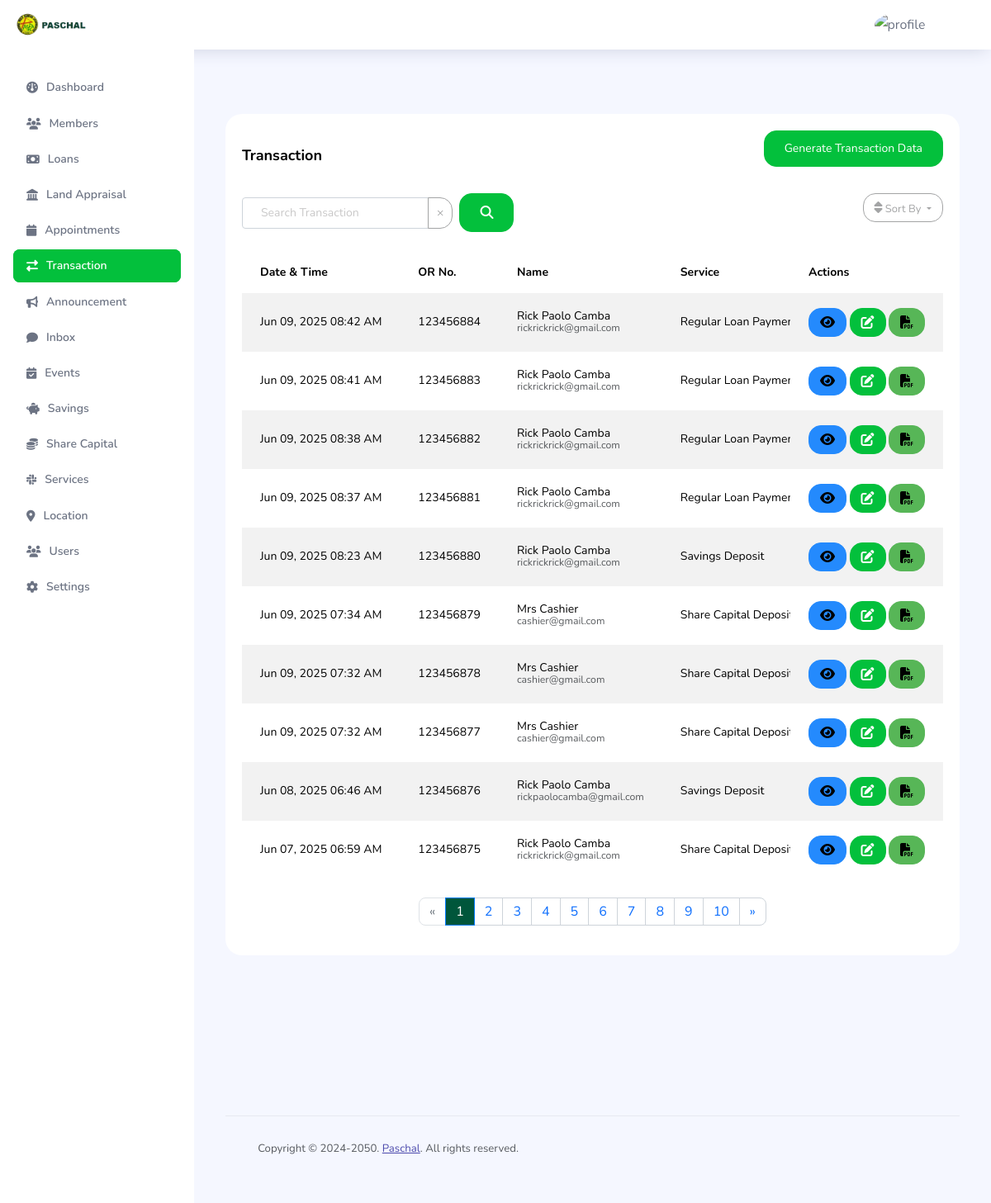
Page /admin/transaction.php?success=0 (signed in) on the committed database.
### tables this page shows
CREATE TABLE `transactions` (
  `transaction_id` int(11) NOT NULL,
  `SavingsID` int(11) DEFAULT NULL,
  `ShareCapitalID` int(11) DEFAULT NULL,
  `user_id` int(11) NOT NULL,
  `service_name` varchar(255) NOT NULL,
  `amount` decimal(10,2) NOT NULL DEFAULT 0.00,
  `control_number` varchar(20) NOT NULL,
  `signature` varchar(255) NOT NULL,
  `payment_status` enum('In Progress','Completed') NOT NULL DEFAULT 'In Progress',
  `created_at` timestamp NOT NULL DEFAULT current_timestamp(),
  `updated_at` timestamp NOT NULL DEFAULT current_timestamp() ON UPDATE current_timestamp()
);

CREATE TABLE `users` (
  `id` int(11) NOT NULL,
  `user_id` varchar(255) NOT NULL,
  `first_name` varchar(255) NOT NULL,
  `last_name` varchar(255) NOT NULL,
  `middle_name` varchar(255) DEFAULT NULL,
  `gender` enum('male','female','other') DEFAULT NULL,
  `birthday` date DEFAULT NULL,
  `age` int(3) DEFAULT NULL,
  `street` varchar(255) DEFAULT NULL,
  `barangay` varchar(255) DEFAULT NULL,
  `municipality` varchar(255) DEFAULT NULL,
  `province` varchar(255) DEFAULT NULL,
  `tin_number` varchar(50) DEFAULT NULL,
  `tin_id_image` varchar(255) DEFAULT NULL,
  `certificate_no` varchar(50) DEFAULT NULL,
  `username` varchar(255) NOT NULL,
  `email` varchar(255) NOT NULL,
  `mobile` varchar(20) DEFAULT NULL,
  `password` varchar(255) NOT NULL,
  `user_type` enum('Admin','Member','Loan Officer','Membership Officer','Liaison Officer','Cashier') NOT NULL,
  `membership_type` varchar(50) DEFAULT NULL,
  `savings` decimal(10,2) DEFAULT 0.00,
  `share_capital` decimal(10,2) DEFAULT 0.00,
  `membership_status` enum('Pending','Active') DEFAULT 'Pending',
  `uploadID` varchar(255) DEFAULT NULL,
  `description` text DEFAULT NULL,
  `status` tinyint(4) DEFAULT 0,
  `created_at` timestamp NOT NULL DEFAULT current_timestamp(),
  `is_logged_in` tinyint(1) DEFAULT 0,
  `is_logged_in_time` datetime DEFAULT NULL,
  `remember_token` varchar(255) DEFAULT NULL,
  `reset_token` varchar(255) DEFAULT NULL,
  `reset_token_expiry` datetime DEFAULT NULL,
  `terms_accepted` enum('agree','disagree') NOT NULL DEFAULT 'disagree',
  `updated_at` timestamp NULL DEFAULT current_timestamp() ON UPDATE current_timestamp(),
  `last_activity` timestamp NOT NULL DEFAULT current_timestamp(),
  `account_opening_date` timestamp NULL DEFAULT current_timestamp()
);

CREATE TABLE `services` (
  `id` int(11) NOT NULL,
  `name` varchar(255) NOT NULL,
  `type` varchar(100) NOT NULL,
  `created_at` timestamp NOT NULL DEFAULT current_timestamp()
);

### admin/transaction.php (the view, shortened to what the rows shown need)
<?php
include '../connection/config.php';
$id = $_SESSION['user_id'];
$sql = "SELECT username, first_name, last_name, mobile, email, street, barangay, municipality, province, uploadID, is_logged_in FROM users WHERE user_id = '$id'";
$result = $conn->query($sql);
?>
<!DOCTYPE html>
<html lang="en">
<head>
    <link rel="stylesheet" href="../dist/assets/vendors/feather/feather.css">
    <link rel="stylesheet" href="../dist/assets/vendors/ti-icons/css/themify-icons.css">
    <link rel="stylesheet" href="../dist/assets/vendors/css/vendor.bundle.base.css">
    <link rel="stylesheet" href="../dist/assets/vendors/font-awesome/css/font-awesome.min.css">
    <link rel="stylesheet" href="../dist/assets/vendors/mdi/css/materialdesignicons.min.css">
    <link rel="stylesheet" href="https://cdnjs.cloudflare.com/ajax/libs/font-awesome/6.6.0/css/all.min.css"
 />
    <link rel="stylesheet" href="https://cdn.datatables.net/1.10.21/css/jquery.dataTables.min.css">
    <link rel="stylesheet" href="../dist/assets/vendors/ti-icons/css/themify-icons.css">
    <link rel="stylesheet" type="text/css" href="../dist/assets/js/select.dataTables.min.css">
    <link href="https://stackpath.bootstrapcdn.com/bootstrap/4.5.2/css/bootstrap.min.css" rel="stylesheet">
    <link rel="stylesheet" href="../dist/assets/css/style.css">
</head>
<body>
    <div class="container-fluid page-body-wrapper">
        <div class="main-panel">
            <div class="content-wrapper">
                <?php
                include '../connection/config.php';
                $search = isset($_GET['search']) ? htmlspecialchars(trim($_GET['search'])) : '';
                $page = isset($_GET['page']) && (int) $_GET['page'] > 0 ? (int) $_GET['page'] : 1;
                $limit = 10;
                $offset = ($page - 1) * $limit;
                $order_by = "ORDER BY t.created_at DESC";
                try {
                    $sql = "SELECT
                                u.id,
                                u.first_name,
                                u.last_name,
                                u.email,
                                u.user_id,
                                u.certificate_no,
                                t.transaction_id,
                                t.amount,
                                t.control_number,
                                t.service_name,
                                s.name as services_name,
                                t.created_at,
                                t.updated_at,
                                t.payment_status
                            FROM transactions t
                            JOIN users u ON t.user_id = u.user_id
                            LEFT JOIN services s ON s.name = t.service_name
                            WHERE (u.first_name LIKE ?
                                OR u.last_name LIKE ?
                                OR u.email LIKE ?
                                OR u.certificate_no LIKE ?)
                            $order_by
                            LIMIT ? OFFSET ?";
                    $stmt = $conn->prepare($sql);
                    $search_param = "%" . $search . "%";
                    $stmt->bind_param("ssssii", $search_param, $search_param, $search_param, $search_param, $limit, $offset);
                    $stmt->execute();
                    $result = $stmt->get_result();
                } catch (Exception $e) {
                    echo "Error: " . $e->getMessage();
                    exit;
                }
                ?>
                <div class="row">
                    <div class="col-md-12 grid-margin stretch-card">
                        <div class="card">
                            <div class="card-body">
                                <div class="table-responsive">
                                <table class="table table-striped table-borderless">
                                    <thead>
                                        <tr>
                                            <th>Date & Time</th>
                                            <th>OR No.</th>
                                            <th>Name</th>
                                            <th>Service</th>
                                            <th>Amount</th>
                                            <th>Status</th>
                                            <th>Actions</th>
                                        </tr>
                                    </thead>
                                    <tbody>
                                        <?php while ($row = $result->fetch_assoc()): ?>
                                            <tr>
                                                <td>
                                                    <?php
                                                    $date = new DateTime($row['created_at']);
                                                    echo $date->format('M d, Y h:i A');
                                                    ?>
                                                </td>
                                                <td><?php echo htmlspecialchars($row['control_number'] ?? ''); ?></td>
                                                <td>
                                                    <?php echo htmlspecialchars($row['first_name'] ?? ''); ?>
                                                    <?php echo htmlspecialchars($row['last_name'] ?? ''); ?>
                                                    <br>
                                                    <small class="text-muted"><?php echo htmlspecialchars($row['email'] ?? ''); ?></small>
                                                </td>
                                                <td><?php echo htmlspecialchars($row['services_name'] ?? ''); ?></td>
                                                <td>₱<?php echo number_format((float)($row['amount'] ?? 0), 2); ?></td>
                                                <td>
                                                <span class="badge badge-pill
                                                    <?php echo $row['payment_status'] === 'Completed' ? 'badge-success text-white' :
                                                        ($row['payment_status'] === 'In Progress' ? 'badge-warning text-dark' : 'badge-secondary text-white'); ?>"
                                                    style="font-size: 0.9rem; padding: 0.5em 0.75em; font-weight: 500; letter-spacing: 0.5px;">
                                                </span>
                                                </td>
                                                <td>
                                                    <button class="btn btn-info btn-sm" data-toggle="modal" data-target="#viewApplicationModal<?php echo $row['transaction_id']; ?>">
                                                        <i class="fa-solid fa-eye"></i>
                                                    </button>
                                                    <button class="btn btn-primary btn-sm" data-toggle="modal" data-target="#editApplicationModal<?php echo $row['transaction_id']; ?>">
                                                        <i class="fa-solid fa-pen-to-square"></i>
                                                    </button>
                                                    <a href="generate_transaction_pdf.php?transaction_id=<?php echo $row['transaction_id']; ?>" class="btn btn-success btn-sm">
                                                        <i class="fa-solid fa-file-pdf"></i>
                                                    </a>
                                                </td>
                                            </tr>
                                                <div class="modal fade" id="viewApplicationModal<?php echo $row['transaction_id']; ?>" tabindex="-1" role="dialog" aria-labelledby="viewApplicationModalLabel<?php echo $row['id']; ?>" aria-hidden="true">
                                                    <div class="modal-dialog modal-lg" role="document">
                                                        <div class="modal-content">
                                            <?php endwhile; ?>
                                        </tbody>
                                    </table>
                                </div>
                                <br>
                            </div>
                        </div>
                    </div>
                </div>
                <br><br><br><br><br><br><br>
            </div>
        </div>
    </div>
</body>
</html>

### rows in the picture
transactions: created_at "Jun 09, 2025 08:42 AM", control_number "123456884", users.first_name "Rick Paolo", users.last_name "Camba", users.email "rickrickrick@gmail.com", services.name "Regular Loan Payment"
transactions: created_at "Jun 09, 2025 08:41 AM", control_number "123456883", users.first_name "Rick Paolo", users.last_name "Camba", users.email "rickrickrick@gmail.com", services.name "Regular Loan Payment"
transactions: created_at "Jun 09, 2025 08:38 AM", control_number "123456882", users.first_name "Rick Paolo", users.last_name "Camba", users.email "rickrickrick@gmail.com", services.name "Regular Loan Payment"
transactions: created_at "Jun 09, 2025 08:37 AM", control_number "123456881", users.first_name "Rick Paolo", users.last_name "Camba", users.email "rickrickrick@gmail.com", services.name "Regular Loan Payment"
transactions: created_at "Jun 09, 2025 08:23 AM", control_number "123456880", users.first_name "Rick Paolo", users.last_name "Camba", users.email "rickrickrick@gmail.com", services.name "Savings Deposit"
transactions: created_at "Jun 09, 2025 07:34 AM", control_number "123456879", users.first_name "Mrs", users.last_name "Cashier", users.email "cashier@gmail.com", services.name "Share Capital Deposit"
transactions: created_at "Jun 09, 2025 07:32 AM", control_number "123456878", users.first_name "Mrs", users.last_name "Cashier", users.email "cashier@gmail.com", services.name "Share Capital Deposit"
transactions: created_at "Jun 09, 2025 07:32 AM", control_number "123456877", users.first_name "Mrs", users.last_name "Cashier", users.email "cashier@gmail.com", services.name "Share Capital Deposit"
transactions: created_at "Jun 08, 2025 06:46 AM", control_number "123456876", users.first_name "Rick Paolo", users.last_name "Camba", users.email "rickpaolocamba@gmail.com", services.name "Savings Deposit"
transactions: created_at "Jun 07, 2025 06:59 AM", control_number "123456875", users.first_name "Rick Paolo", users.last_name "Camba", users.email "rickrickrick@gmail.com", services.name "Share Capital Deposit"
